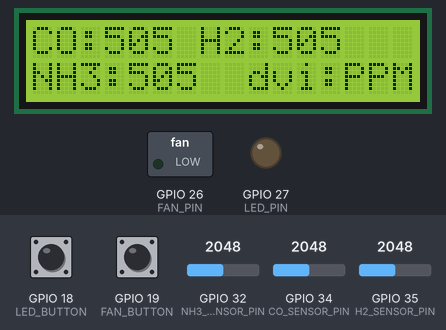
Recording of a sketch running on a simulated ESP32. Parts: 16×2 character LCD, switched loads named in the sketch (green lamp = pin HIGH), output pins drawn as LEDs (lit = HIGH). Inputs (shaded band) come from the test bench; at power-on: GPIO 18 (LED_BUTTON) HIGH, GPIO 19 (FAN_BUTTON) HIGH, GPIO 32 (NH3_SENSOR_PIN) = 2048, GPIO 34 (CO_SENSOR_PIN) = 2048, GPIO 35 (H2_SENSOR_PIN) = 2048. WiFi joins after 1.5 s; servers stay silent unless stated; random numbers use the default seed unless the sketch sets one; no MQTT or app messages arrive unless stated; what the sketch prints to the serial monitor is not drawn.

Above: at 5.8 s.
5.9 s: GPIO 18 (LED_BUTTON) pulled LOW for 0.15 s
At 6.3 s:
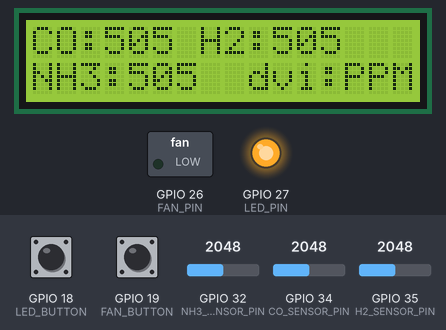
7.5 s: GPIO 19 (FAN_BUTTON) pulled LOW for 0.15 s
At 8.7 s:
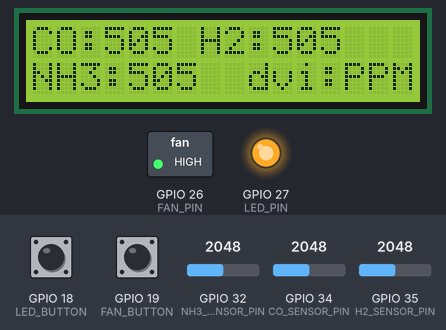
9.1 s: GPIO 18 (LED_BUTTON) pulled LOW for 1 s
At 10.1 s:
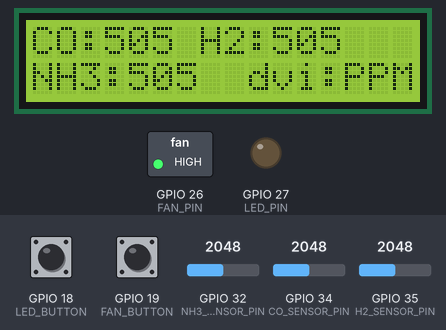
11.6 s: GPIO 32 (NH3_SENSOR_PIN) set to 2866
At 16.2 s:
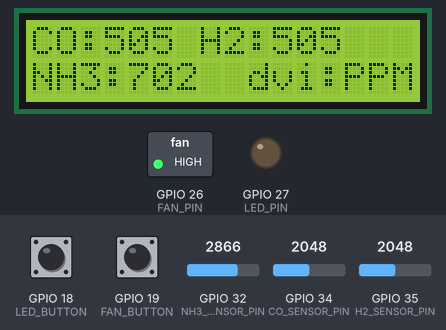
16.6 s: GPIO 34 (CO_SENSOR_PIN) set to 2866
At 20.9 s:
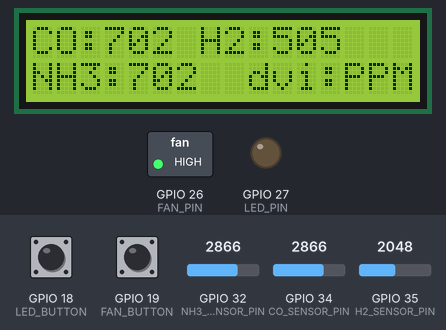
21.7 s: GPIO 35 (H2_SENSOR_PIN) set to 2866
At 25.6 s:
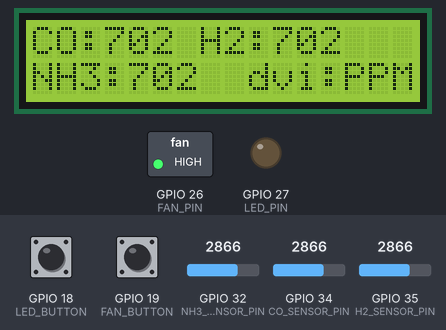
Timing chart, 0 to 27.1 s (numbered marks = the images above; inputs shaded):
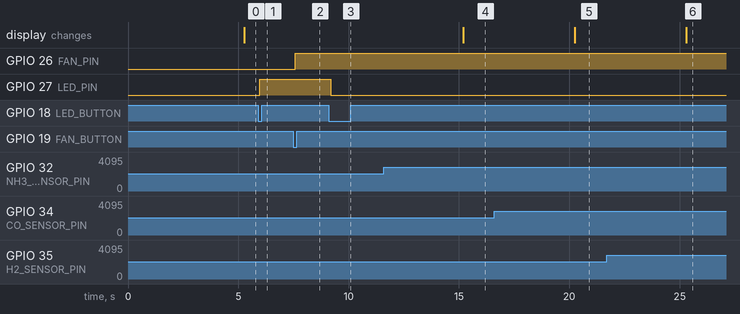

Measured:
- after the input at 5.9 s, GPIO 27 (LED_PIN): LOW → HIGH after 0.08 s
- after the input at 7.5 s, GPIO 26 (FAN_PIN): LOW → HIGH after 0.08 s
- after the input at 9.1 s, GPIO 27 (LED_PIN): HIGH → LOW after 0.09 s
- after the input at 11.6 s, the display: changes after 3.6 s (image 4)
- after the input at 16.6 s, the display: changes after 3.7 s (image 5)
- after the input at 21.7 s, the display: changes after 3.6 s (image 6)

The sketch:

tram2_A4.ino
```cpp
#include <WiFi.h>
#include <WiFiClientSecure.h>
#include <PubSubClient.h>
#include <LiquidCrystal_I2C.h>
#include <SimpleKalmanFilter.h>
// Thông tin Wi-Fi
const char* ssid = "Manh";
const char* password = "manhnguyen09";

const char* mqtt_server = "fd553ba641bf43729bad8a7af8400930.s1.eu.hivemq.cloud";
const int mqtt_port = 8883;
const char* mqtt_username = "NCKH2025";
const char* mqtt_password = "Manh09092003";

// Pin definitions
#define CO_SENSOR_PIN   34
#define H2_SENSOR_PIN   35
#define NH3_SENSOR_PIN  32
#define FAN_PIN 26  // Pin điều khiển quạt
#define LED_PIN 27  // Pin điều khiển LED
#define FAN_BUTTON 19
#define LED_BUTTON 18


// Các ngưỡng cảnh báo (PPM)
#define CO_THRESHOLD    8000    // Ngưỡng CO nguy hiểm (ppm)
#define H2_THRESHOLD    8000   // Ngưỡng H2 nguy hiểm (ppm)
#define NH3_THRESHOLD   8000    // Ngưỡng NH3 nguy hiểm (ppm)

// Hằng số hiệu chỉnh (đo thực tế hoặc từ datasheet)
const float RL = 10.0;    // Điện trở tải (kΩ)
const float VCC = 5.0;    // Điện áp nguồn (5V cho MQ series)
const float RO_CO = 10.0;  // Rs trong không khí sạch (kΩ) cho MQ-7
const float RO_H2 = 2.0;   // Rs trong không khí sạch (kΩ) cho MQ-8
const float RO_NH3 = 30.0; // Rs trong không khí sạch (kΩ) cho MQ-135

// Các topic MQTT
const char* fanControlTopic = "A4002/fan/control";
const char* ledControlTopic = "A4002/led/control";
const char* fanStatusTopic = "A4002/fan/status";
const char* ledStatusTopic = "A4002/led/status";
const char* sensorDataTopic = "A4002/sensors/data"; // Topic cho dữ liệu cảm biến
const char* modeTopic ="A4002/mode/control";

// Thời gian giữa các lần đọc cảm biến (ms)
const unsigned long SENSOR_READ_INTERVAL = 10000; // 10 giây
unsigned long lastSensorReadTime = 0;

// Timer interrupt
hw_timer_t *timer = NULL;
volatile bool timerFlag = false;

void IRAM_ATTR onTimer() {
  timerFlag = true;
}

// Khởi tạo các đối tượng
WiFiClientSecure espClient;
PubSubClient client(espClient);
bool fanState = false;
bool ledState = false;
bool Mode_Manu = false;
// Khai báo hàm trước setup()
void connectWiFi();
void callback(char* topic, byte* payload, unsigned int length);
void reconnectMQTT();
void checkThresholdsAndAct(float co, float h2, float nh3);
void publishSensorData(float co, float h2, float nh3);

int lcdColumns = 16;
int lcdRows = 2;
LiquidCrystal_I2C lcd(0x27, lcdColumns, lcdRows);
SimpleKalmanFilter simpleKalmanFilter(2, 2, 0.001);
void setup() {
  Serial.begin(115200);

  // initialize LCD
  lcd.init();
  // turn on LCD backlight
  lcd.backlight();
  // Khởi tạo bộ đếm thời gian với API mới
  timer = timerBegin(1000); // Sử dụng tần số 1000Hz

  // Gắn hàm ngắt
  timerAttachInterrupt(timer, &onTimer);

  // Thiết lập báo thức 5 giây
  timerAlarm(timer, 5000, true, 5000); // 5000ms = 5 seconds, true = auto reload, 5000 = reload value

  // Khởi tạo các pin
  pinMode(FAN_PIN, OUTPUT);
  pinMode(LED_PIN, OUTPUT);
  pinMode(FAN_BUTTON, INPUT);
  pinMode(LED_BUTTON, INPUT);
  digitalWrite(FAN_PIN, LOW);
  digitalWrite(LED_PIN, LOW);

  // Kết nối WiFi và MQTT
  connectWiFi();
  espClient.setInsecure(); // Cho phép kết nối mà không xác thực chứng chỉ

  client.setServer(mqtt_server, mqtt_port);
  client.setCallback(callback);
  reconnectMQTT();

  // Gửi trạng thái ban đầu
  client.publish(fanStatusTopic, "OFF", true);
  client.publish(ledStatusTopic, "OFF", true);

  Serial.println("Hệ thống giám sát khí đã khởi động!");

}

void loop() {
  // Kiểm tra kết nối
  if (WiFi.status() != WL_CONNECTED) {
    Serial.println("WiFi disconnected. Reconnecting...");
    connectWiFi();
  }

  if (!client.connected()) {
    reconnectMQTT();
  }
  client.loop();

  unsigned long currentMillis = millis();

  // Đọc giá trị cảm biến theo chu kỳ
  if (currentMillis - lastSensorReadTime >= SENSOR_READ_INTERVAL || timerFlag) {
    lastSensorReadTime = currentMillis;
    timerFlag = false;

    // Đọc giá trị cảm biến
    int coRaw = analogRead(CO_SENSOR_PIN);
    int h2Raw = analogRead(H2_SENSOR_PIN);
    int nh3Raw = analogRead(NH3_SENSOR_PIN);
      // In thông tin debug
    Serial.println("0-4095:");
    Serial.println("CO:" + String(coRaw) );
    Serial.println("H2: " + String(h2Raw) );
    Serial.println("NH3: " + String(nh3Raw) );
    // Tính PPM dựa trên datasheet
    float coPPM = map(coRaw, 0, 4095, 10, 1000);
    float h2PPM = map(h2Raw, 0, 4095, 10, 1000);
    float nh3PPM = map(nh3Raw, 0, 4095, 10, 1000);
    //giá trị cảm bien map chua loc
    Serial.println("Đọc giá trị cảm biến chưa lọc:");
    Serial.println("CO:" + String(coPPM) + "PPM");
    Serial.println("H2: " + String(h2PPM) + " PPM");
    Serial.println("NH3: " + String(nh3PPM) + " PPM");
    Serial.print(coPPM);
    Serial.print(",");
    Serial.println(h2PPM);
    Serial.print(",");
    Serial.println(nh3PPM);
     // Lọc tín hiệu bằng bộ lọc Kalman
    float COPPM = simpleKalmanFilter.updateEstimate(coPPM);   // MQ-7
    float H2PPM =simpleKalmanFilter.updateEstimate(h2PPM);   // MQ-8
    float NH3PPM = simpleKalmanFilter.updateEstimate(nh3PPM); // MQ-135

    // Chuyển đổi sang kiểu int
    int coPPMInt = (int)coPPM;
    int h2PPMInt = (int)h2PPM;
    int nh3PPMInt = (int)nh3PPM;

    // In thông tin debug
    Serial.println("Đọc giá trị cảm biến đã lọc:");
    Serial.println("CO:" + String(COPPM) + "PPM");
    Serial.println("H2: " + String(COPPM) + " PPM");
    Serial.println("NH3: " + String(NH3PPM) + " PPM");
    lcd.clear();
    // Hiển thị lên LCD
    lcd.setCursor(0, 0);
    lcd.print("CO:" + String(coPPMInt) + " H2:" + String(h2PPMInt));
    lcd.setCursor(0, 1);
    lcd.print("NH3:" + String(nh3PPMInt) + "  dvi:PPM");

    // Gửi dữ liệu qua MQTT
    publishSensorData(coPPM, h2PPM, nh3PPM);

    if (Mode_Manu == false) {
      // Kiểm tra ngưỡng và xử lý
      checkThresholdsAndAct(coPPM, h2PPM, nh3PPM);
    }
  }

  // Thêm độ trễ nhỏ để giảm tải CPU
  delay(100);

  // Kiểm tra nút nhấn vật lý để đảo trạng thái quạt và đèn LED
  static bool lastFanButtonState = HIGH;
  static bool lastLedButtonState = HIGH;
  bool currentFanButtonState = digitalRead(FAN_BUTTON);
  bool currentLedButtonState = digitalRead(LED_BUTTON);

  if (currentFanButtonState == LOW && lastFanButtonState == HIGH) {
    fanState = !fanState;
    digitalWrite(FAN_PIN, fanState ? HIGH : LOW);
    Serial.println(fanState ? "Quạt đã BẬT (vật lý)" : "Quạt đã TẮT (vật lý)");
    client.publish(fanStatusTopic, fanState ? "ON" : "OFF", true);
  }

  if (currentLedButtonState == LOW && lastLedButtonState == HIGH) {
    ledState = !ledState;
    digitalWrite(LED_PIN, ledState ? HIGH : LOW);
    Serial.println(ledState ? "Đèn LED đã BẬT (vật lý)" : "Đèn LED đã TẮT (vật lý)");
    client.publish(ledStatusTopic, ledState ? "ON" : "OFF", true);
  }

  lastFanButtonState = currentFanButtonState;
  lastLedButtonState = currentLedButtonState;

  delay(100); // Tránh kiểm tra liên tục gây nhiễu
}

void connectWiFi() {
  Serial.println("Đang kết nối đến WiFi...");
  WiFi.begin(ssid, password);

  unsigned long startAttemptTime = millis();

  while (WiFi.status() != WL_CONNECTED && millis() - startAttemptTime < 10000) {
    delay(500);
    Serial.print(".");
  }

  if (WiFi.status() == WL_CONNECTED) {
    Serial.println();
    Serial.println("Đã kết nối đến WiFi!");
    Serial.print("Địa chỉ IP: ");
    Serial.println(WiFi.localIP());
  } else {
    Serial.println();
    Serial.println("Không thể kết nối đến WiFi. Sẽ thử lại sau.");
  }
}

void callback(char* topic, byte* payload, unsigned int length) {
  String message;
  for (int i = 0; i < length; i++) {
    message += (char)payload[i];
  }

  Serial.print("Đã nhận tin nhắn [");
  Serial.print(topic);
  Serial.print("]: ");
  Serial.println(message);

  if (String(topic) == modeTopic && message == "MANUAL") {
    Mode_Manu = true;
    Serial.println("mode manu");
  }
  if (String(topic) == modeTopic && message == "AUTO") {
    Mode_Manu = false;
    Serial.println("mode auto");
  }
  if (String(topic) == fanControlTopic && Mode_Manu == true) {
    if (message == "ON") {
      digitalWrite(FAN_PIN, HIGH);
      fanState = true;
      Serial.println("Quạt đã BẬT");
    } else if (message == "OFF") {
      digitalWrite(FAN_PIN, LOW);
      fanState = false;
      Serial.println("Quạt đã TẮT");
    }
    client.publish(fanStatusTopic, fanState ? "ON" : "OFF", true);
  }

  if (String(topic) == ledControlTopic && Mode_Manu == true) {
    if (message == "ON") {
      digitalWrite(LED_PIN, HIGH);
      ledState = true;
      Serial.println("LED đã BẬT");
    } else if (message == "OFF") {
      digitalWrite(LED_PIN, LOW);
      ledState = false;
      Serial.println("LED đã TẮT");
    }
    client.publish(ledStatusTopic, ledState ? "ON" : "OFF", true);
  }
}

void reconnectMQTT() {
  int attempts = 0;
  while (!client.connected() && attempts < 3) {
    Serial.print("Đang kết nối tới MQTT...");
    String clientId = "ESP32_Client_";
    clientId += String(random(0xffff), HEX);

    if (client.connect(clientId.c_str(), mqtt_username, mqtt_password)) {
      Serial.println("Đã kết nối.");

      // Đăng ký các topic
      client.subscribe(fanControlTopic);
      client.subscribe(ledControlTopic);
      client.subscribe(modeTopic);

      // Gửi trạng thái hiện tại
      client.publish(fanStatusTopic, fanState ? "ON" : "OFF", true);
      client.publish(ledStatusTopic, ledState ? "ON" : "OFF", true);
    } else {
      Serial.print("Thất bại, lỗi: ");
      Serial.print(client.state());
      Serial.println(" Thử lại sau 5 giây.");
      delay(5000);
      attempts++;
    }
  }
}

void checkThresholdsAndAct(float co, float h2, float nh3) {
  // Kiểm tra từng loại khí
  if (co > CO_THRESHOLD) {
    Serial.println("CẢNH BÁO: Mức CO vượt ngưỡng!");
    digitalWrite(FAN_PIN, HIGH);
    fanState = true;
    Serial.println("Quạt đã BẬT");
    digitalWrite(LED_PIN, HIGH);
    ledState = true;
    Serial.println("LED đã BẬT");
  }

  if (h2 > H2_THRESHOLD) {
    Serial.println("CẢNH BÁO: Mức H2 vượt ngưỡng!");
    digitalWrite(FAN_PIN, HIGH);
    fanState = true;
    Serial.println("Quạt đã BẬT");
    digitalWrite(LED_PIN, HIGH);
    ledState = true;
    Serial.println("LED đã BẬT");
  }

  if (nh3 > NH3_THRESHOLD) {
    Serial.println("CẢNH BÁO: Mức NH3 vượt ngưỡng!");
    digitalWrite(FAN_PIN, HIGH);
    fanState = true;
    Serial.println("Quạt đã BẬT");
    digitalWrite(LED_PIN, HIGH);
    ledState = true;
    Serial.println("LED đã BẬT");
  }
}

void publishSensorData(float co, float h2, float nh3) {
   // Tạo chuỗi JSON chỉ chứa dữ liệu 3 khí
  String jsonPayload = "{\"A4002CO\":" + String(co) +
                       ",\"A4002H2\":" + String(h2) +
                       ",\"A4002NH3\":" + String(nh3) + "}";

  // Gửi lên MQTT
  if (client.publish(sensorDataTopic, jsonPayload.c_str())) {
    Serial.println("Đã gửi dữ liệu cảm biến: " + jsonPayload);
  } else {
    Serial.println("Lỗi khi gửi dữ liệu cảm biến");
  }
}
```
